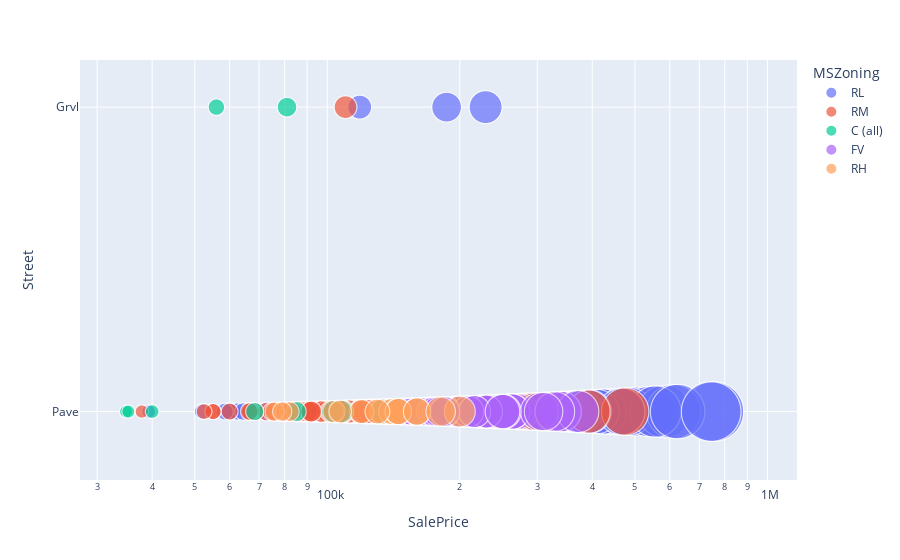

The cell this chart's notebook holds for it:
### Code cell
fig = ex.scatter(train, x="SalePrice", y="Street",
	         size="SalePrice", color="MSZoning",
                  log_x=True, size_max=60)
fig.show()

### Figure 1 — Plotly figure (JSON) as saved in the notebook; plotly's stock layout.template omitted (floating-point values rounded to 4 significant figures; data arrays with more than 128 entries replaced by an {"elided": "..."} marker saying what was removed)
{"data": [{"hovertemplate": "MSZoning=RL<br>SalePrice=%{marker.size}<br>Street=%{y}<extra></extra>", "legendgroup": "RL", "marker": {"color": "#636efa", "size": {"elided": "1151 int values"}, "sizemode": "area", "sizeref": 209.7, "symbol": "circle"}, "mode": "markers", "name": "RL", "showlegend": true, "type": "scattergl", "x": {"elided": "1151 int values"}, "xaxis": "x", "y": {"elided": "1151 str values"}, "yaxis": "y"}, {"hovertemplate": "MSZoning=RM<br>SalePrice=%{marker.size}<br>Street=%{y}<extra></extra>", "legendgroup": "RM", "marker": {"color": "#EF553B", "size": {"elided": "218 int values"}, "sizemode": "area", "sizeref": 209.7, "symbol": "circle"}, "mode": "markers", "name": "RM", "showlegend": true, "type": "scattergl", "x": {"elided": "218 int values"}, "xaxis": "x", "y": {"elided": "218 str values"}, "yaxis": "y"}, {"hovertemplate": "MSZoning=C (all)<br>SalePrice=%{marker.size}<br>Street=%{y}<extra></extra>", "legendgroup": "C (all)", "marker": {"color": "#00cc96", "size": [40000, 85000, 133900, 34900, 108000, 102776, 55993, 35311, 81000, 68400], "sizemode": "area", "sizeref": 209.7, "symbol": "circle"}, "mode": "markers", "name": "C (all)", "showlegend": true, "type": "scattergl", "x": [40000, 85000, 133900, 34900, 108000, 102776, 55993, 35311, 81000, 68400], "xaxis": "x", "y": ["Pave", "Pave", "Pave", "Pave", "Pave", "Pave", "Grvl", "Pave", "Grvl", "Pave"], "yaxis": "y"}, {"hovertemplate": "MSZoning=FV<br>SalePrice=%{marker.size}<br>Street=%{y}<extra></extra>", "legendgroup": "FV", "marker": {"color": "#ab63fa", "size": [249700, 172500, 164500, 250000, 176000, 254900, 177000, 252678, 262500, 207500, 266000, 185000, 164700, 239000, 270000, 340000, 187750, 241000, 339750, 222000, 210000, 263435, 226700, 208300, 176000, 263000, 146000, 151000, 168500, 226000, 370878, 205950, 227875, 148800, 196000, 172500, 179400, 215200, 232600, 147400, 151000, 250580, 303477, 328900, 173733, 155000, 182000, 165000, 199900, 197000, 252000, 197000, 160000, 171900, 174000, 229456, 186500, 183900, 208900, 177500, 144152, 216000, 250000, 310000, 185000], "sizemode": "area", "sizeref": 209.7, "symbol": "circle"}, "mode": "markers", "name": "FV", "showlegend": true, "type": "scattergl", "x": [249700, 172500, 164500, 250000, 176000, 254900, 177000, 252678, 262500, 207500, 266000, 185000, 164700, 239000, 270000, 340000, 187750, 241000, 339750, 222000, 210000, 263435, 226700, 208300, 176000, 263000, 146000, 151000, 168500, 226000, 370878, 205950, 227875, 148800, 196000, 172500, 179400, 215200, 232600, 147400, 151000, 250580, 303477, 328900, 173733, 155000, 182000, 165000, 199900, 197000, 252000, 197000, 160000, 171900, 174000, 229456, 186500, 183900, 208900, 177500, 144152, 216000, 250000, 310000, 185000], "xaxis": "x", "y": ["Pave", "Pave", "Pave", "Pave", "Pave", "Pave", "Pave", "Pave", "Pave", "Pave", "Pave", "Pave", "Pave", "Pave", "Pave", "Pave", "Pave", "Pave", "Pave", "Pave", "Pave", "Pave", "Pave", "Pave", "Pave", "Pave", "Pave", "Pave", "Pave", "Pave", "Pave", "Pave", "Pave", "Pave", "Pave", "Pave", "Pave", "Pave", "Pave", "Pave", "Pave", "Pave", "Pave", "Pave", "Pave", "Pave", "Pave", "Pave", "Pave", "Pave", "Pave", "Pave", "Pave", "Pave", "Pave", "Pave", "Pave", "Pave", "Pave", "Pave", "Pave", "Pave", "Pave", "Pave", "Pave"], "yaxis": "y"}, {"hovertemplate": "MSZoning=RH<br>SalePrice=%{marker.size}<br>Street=%{y}<extra></extra>", "legendgroup": "RH", "marker": {"color": "#FFA15A", "size": [82000, 76000, 133000, 200000, 103600, 159434, 144000, 140000, 145000, 119900, 145000, 160000, 107000, 130000, 181000, 79000], "sizemode": "area", "sizeref": 209.7, "symbol": "circle"}, "mode": "markers", "name": "RH", "showlegend": true, "type": "scattergl", "x": [82000, 76000, 133000, 200000, 103600, 159434, 144000, 140000, 145000, 119900, 145000, 160000, 107000, 130000, 181000, 79000], "xaxis": "x", "y": ["Pave", "Pave", "Pave", "Pave", "Pave", "Pave", "Pave", "Pave", "Pave", "Pave", "Pave", "Pave", "Pave", "Pave", "Pave", "Pave"], "yaxis": "y"}], "layout": {"autosize": true, "legend": {"itemsizing": "constant", "title": {"text": "MSZoning"}, "tracegroupgap": 0}, "margin": {"t": 60}, "xaxis": {"anchor": "y", "autorange": true, "domain": [0, 1], "range": [4.435, 6.079], "title": {"text": "SalePrice"}, "type": "log"}, "yaxis": {"anchor": "x", "autorange": true, "domain": [0, 1], "range": [-0.4696, 1.298], "title": {"text": "Street"}, "type": "category"}}}
